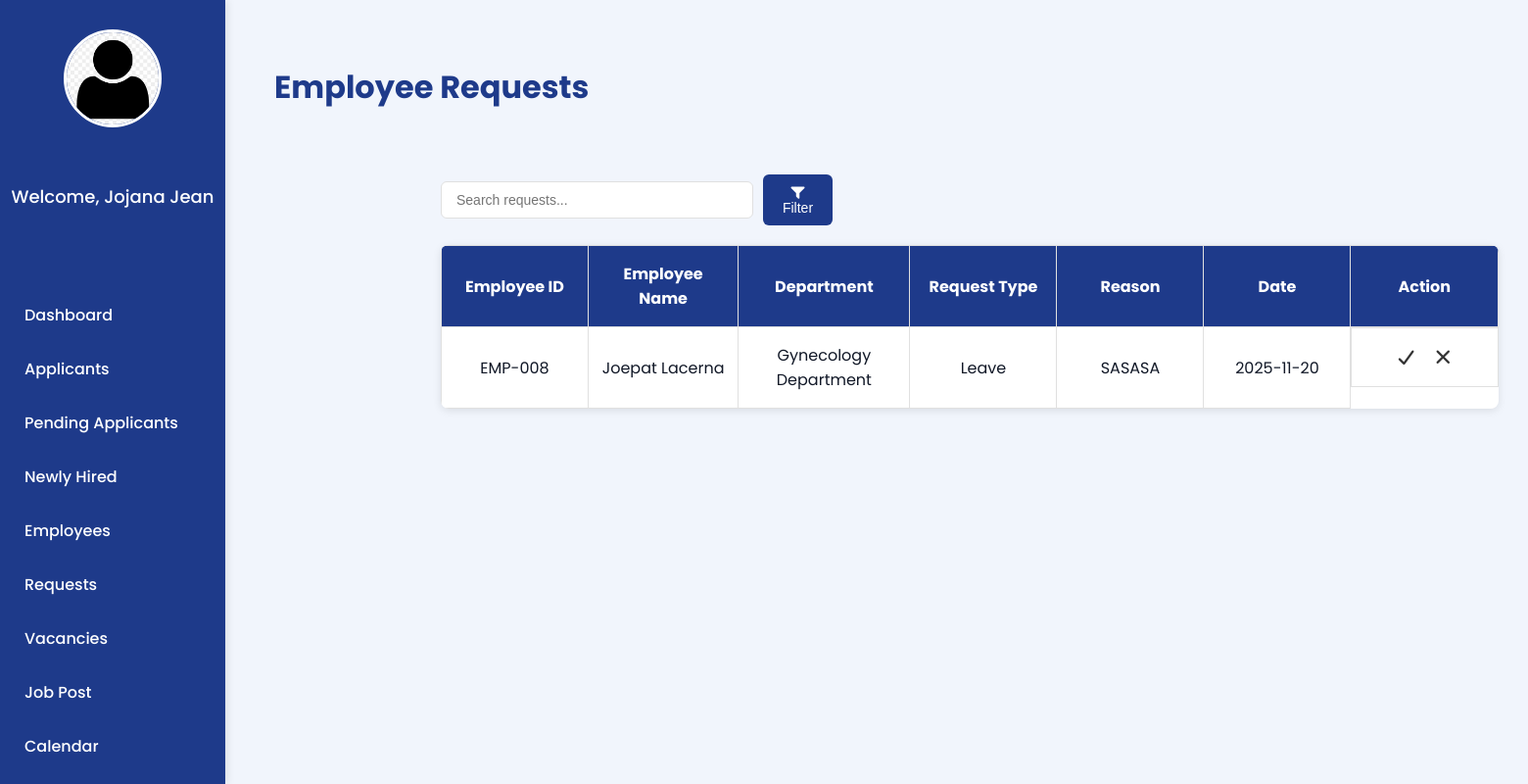
Page /Manager_Approvals.php (signed in) on the earlier database version.
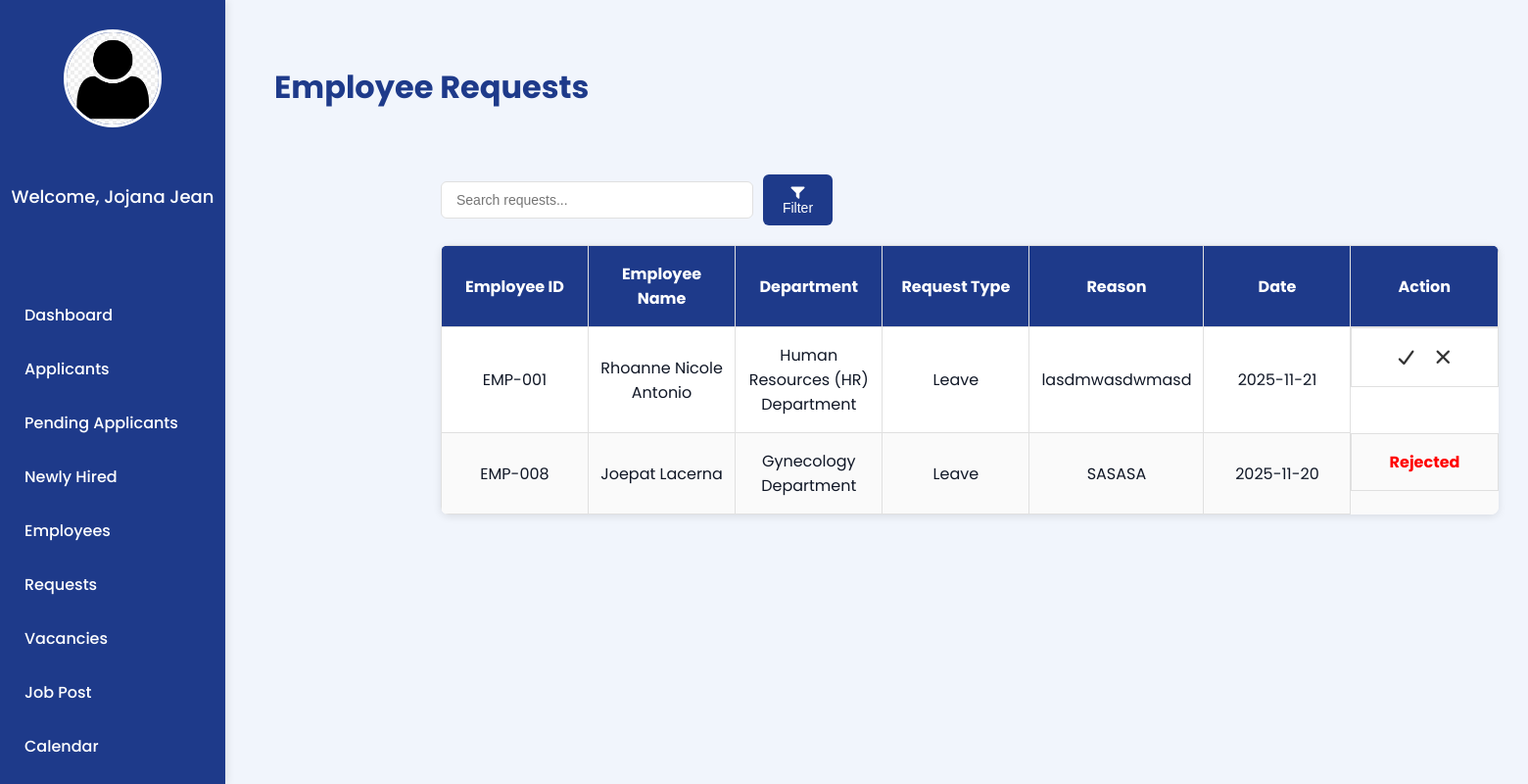
Same page on the later database version.
### tables this page shows
CREATE TABLE `employee_request` (
  `request_id` int(11) NOT NULL,
  `empID` varchar(100) NOT NULL,
  `fullname` varchar(150) DEFAULT NULL,
  `department` varchar(100) DEFAULT NULL,
  `position` varchar(100) DEFAULT NULL,
  `type_name` varchar(50) DEFAULT NULL,
  `email_address` varchar(150) DEFAULT NULL,
  `e_signature` varchar(255) DEFAULT NULL,
  `request_type_id` int(11) NOT NULL,
  `request_type_name` varchar(100) DEFAULT NULL,
  `reason` text DEFAULT NULL,
  `status` varchar(50) NOT NULL DEFAULT 'Pending',
  `action_by` varchar(100) DEFAULT NULL,
  `requested_at` datetime NOT NULL DEFAULT current_timestamp(),
  `leave_type_id` int(11) DEFAULT NULL,
  `leave_type_name` varchar(100) DEFAULT NULL
);

CREATE TABLE `employee` (
  `empID` varchar(100) NOT NULL,
  `fullname` varchar(50) NOT NULL,
  `department` varchar(50) NOT NULL,
  `position` varchar(50) NOT NULL,
  `type_name` varchar(50) NOT NULL,
  `email_address` varchar(100) NOT NULL,
  `home_address` varchar(255) NOT NULL,
  `contact_number` varchar(20) NOT NULL,
  `date_of_birth` date DEFAULT NULL,
  `gender` enum('Male','Female') DEFAULT NULL,
  `emergency_contact` varchar(20) DEFAULT NULL,
  `TIN_number` varchar(20) DEFAULT NULL,
  `phil_health_number` varchar(20) DEFAULT NULL,
  `SSS_number` varchar(20) DEFAULT NULL,
  `pagibig_number` varchar(20) DEFAULT NULL,
  `profile_pic` varchar(255) DEFAULT NULL,
  `hired_at` date DEFAULT NULL
);

### Manager_Approvals.php (the view, shortened to what the changed rows need)
<?php
require 'admin/db.connect.php';
$employeeID = $_SESSION['applicant_employee_id'] ?? null;
if ($employeeID) {
  $stmt = $conn->prepare("SELECT profile_pic FROM employee WHERE empID = ?");
  $stmt->bind_param("s", $employeeID);
  $stmt->execute();
} else {
  $profile_picture = "uploads/employees/default.png";
}
$menus = [
  "HR Director" => [
    "Dashboard" => "Manager_Dashboard.php",
    "Applicants" => "Manager_Applicants.php",
    "Pending Applicants" => "Manager_PendingApplicants.php",
    "Newly Hired" => "Newly-Hired.php",
    "Employees" => "Manager_Employees.php",
    "Requests" => "Manager_Request.php",
    "Vacancies" => "Manager_Vacancies.php",
    "Job Post" => "Manager-JobPosting.php",
    "Calendar" => "Manager_Calendar.php",
    "Approvals" => "Manager_Approvals.php",
    "Settings" => "Manager_LeaveSettings.php",
    "Logout" => "Login.php"
  ],
  "HR Manager" => [
    "Dashboard" => "Manager_Dashboard.php",
    "Applicants" => "Manager_Applicants.php",
    "Pending Applicants" => "Manager_PendingApplicants.php",
    "Newly Hired" => "Newly-Hired.php",
    "Employees" => "Manager_Employees.php",
    "Requests" => "Manager_Request.php",
    "Vacancies" => "Manager_Vacancies.php",
    "Job Post" => "Manager-JobPosting.php",
    "Calendar" => "Manager_Calendar.php",
    "Approvals" => "Manager_Approvals.php",
    "Settings" => "Manager_LeaveSettings.php",
    "Logout" => "Login.php"
  ],
  "Recruitment Manager" => [
    "Dashboard" => "Manager_Dashboard.php",
    "Applicants" => "Manager_Applicants.php",
    "Pending Applicants" => "Manager_PendingApplicants.php",
    "Newly Hired" => "Newly-Hired.php",
    "Vacancies" => "Manager_Vacancies.php",
    "Logout" => "Login.php"
  ],
  "HR Officer" => [
    "Dashboard" => "Manager_Dashboard.php",
    "Applicants" => "Manager_Applicants.php",
    "Pending Applicants" => "Manager_PendingApplicants.php",
    "Newly Hired" => "Newly-Hired.php",
    "Employees" => "Manager_Employees.php",
    "Logout" => "Login.php"
  ],
];
$role = $_SESSION['sub_role'] ?? "HR Manager";
$requests = [];
if ($role === "HR Manager") {
  $stmt = $conn->prepare("SELECT r.request_id, e.empID, e.fullname, e.department, r.request_type_name, r.status, r.reason, r.requested_at
                            FROM employee_request r
                            JOIN employee e ON r.empID = e.empID
                            LEFT JOIN department d ON e.department = d.deptID
                            WHERE e.empID != ?
                            ORDER BY r.requested_at DESC");
  $stmt->bind_param("s", $employeeID);
} else {
  $stmt = $conn->prepare("SELECT r.request_id, e.empID, e.fullname, e.department, r.request_type_name, r.status, r.reason, r.requested_at
                            FROM employee_request r
                            JOIN employee e ON r.empID = e.empID
                            LEFT JOIN department d ON e.department = d.deptID
                            ORDER BY r.requested_at DESC");
}
$stmt->execute();
$res = $stmt->get_result();
while ($row = $res->fetch_assoc()) {
  $requests[] = $row;
}
?>
<!DOCTYPE html>
<html lang="en">
<head>
  <link rel="stylesheet" href="manager-sidebar.css">
  <link rel="stylesheet" href="https://cdnjs.cloudflare.com/ajax/libs/font-awesome/7.0.1/css/all.min.css"
 />
</head>
<body>
  <div class="sidebar">
    <ul class="nav">
      <?php foreach ($menus[$role] as $label => $link): ?>
        <li><a href="<?php echo $link; ?>"><?php echo $label; ?></a></li>
      <?php endforeach; ?>
    </ul>
  </div>
  <div class="main-content">
    <div class="main-content-header">
      <h1>Employee Requests</h1>
    </div>
    <div class="table-container">
      <div class="table-responsive">
        <table>
          <thead>
            <tr>
              <th>Employee ID</th>
              <th>Employee Name</th>
              <th>Department</th>
              <th>Request Type</th>
              <th>Reason</th>
              <th>Date</th>
              <th>Action</th>
            </tr>
          </thead>
          <tbody id="employeeTable">
            <?php if (!empty($requests)): ?>
              <?php foreach ($requests as $req): ?>
                <tr>
                  <td><?= htmlspecialchars($req['empID']) ?></td>
                  <td><?= htmlspecialchars($req['fullname']) ?></td>
                  <td><?= htmlspecialchars($req['department'] ?? 'N/A') ?></td>
                  <td><?= htmlspecialchars($req['request_type_name']) ?></td>
                  <td><?= htmlspecialchars($req['reason']) ?></td>
                  <td><?= date('Y-m-d', strtotime($req['requested_at'])) ?></td>
                  <td class="action-icons">
                    <?php if ($req['status'] === 'Approved'): ?>
                      <span style="color:green;font-weight:bold;">Approved</span>
                    <?php elseif ($req['status'] === 'Rejected'): ?>
                      <span style="color:red;font-weight:bold;">Rejected</span>
                    <?php else: ?>
                      <a href="?id=<?= $req['request_id'] ?>&action=accept" class="accept"><i
                          class="fa-solid fa-check"></i></a>
                      <a href="?id=<?= $req['request_id'] ?>&action=reject" class="reject"><i
                          class="fa-solid fa-xmark"></i></a>
                    <?php endif; ?>
                  </td>
                </tr>
              <?php endforeach; ?>
            <?php else: ?>
              <tr>
                <td colspan="7">No requests found.</td>
              </tr>
            <?php endif; ?>
          </tbody>
        </table>
      </div>
    </div>
  </div>
</body>
</html>

Differences in the rows shown:
added employee_request: empID.empID "EMP-001", empID.fullname "Rhoanne Nicole Antonio", empID.department "Human Resources (HR) Department", request_type_name "Leave", reason "lasdmwasdwmasd", requested_at "2025-11-21"
changed employee_request "SASASA": now shows "Rejected"
